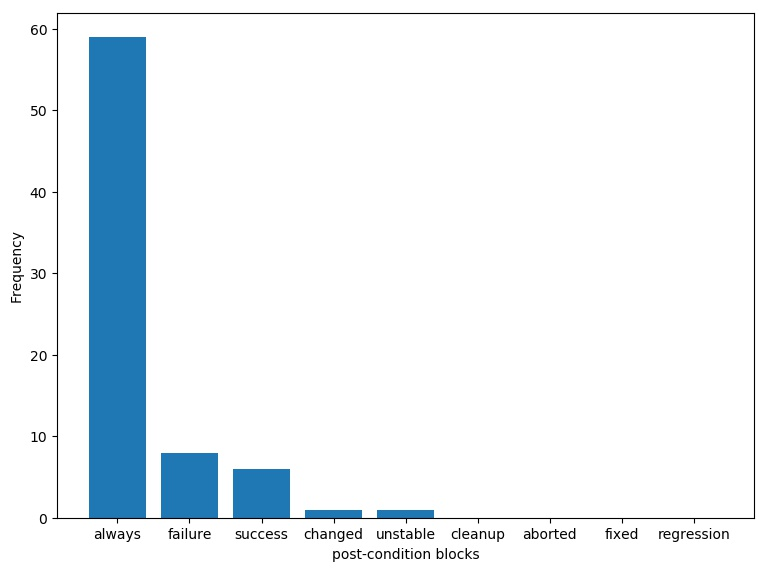

Write the Python code that produced this figure.
import numpy as np
import matplotlib.pyplot as plt
import json
import operator

#Graph 1
with open('intermediateOutput.json') as f:
    data = json.load(f)
	
sortedData = sorted(data.items(), key=operator.itemgetter(1))
sortedData.reverse()
	
keyList = ["always","changed","fixed","regression","aborted","failure","success","unstable","cleanup"]
missingKeys = list(set(keyList) - set(list(data.keys())))

myKeys = [t[0] for t in sortedData]#list(data.keys())
myKeys.extend(missingKeys)

counts = [t[1] for t in sortedData]#list(data.values())
counts.extend([0]*len(missingKeys))

fig = plt.figure(figsize=(9,max(counts)/9))
plt.bar(np.arange(9),counts)
plt.xticks(np.arange(9),myKeys)
plt.xlabel('post-condition blocks')
plt.ylabel('Frequency')

fig.savefig('post_section.jpg',bbox_inches="tight")

#Graph 2
with open('intermediateOutput_2.json') as f:
    data = json.load(f)

sortedData = sorted(data.items(), key=operator.itemgetter(1))
sortedData.reverse()
	
myKeys = [t[0] for t in sortedData]
counts = [t[1] for t in sortedData]
len = len(myKeys)

fig = plt.figure(clear=True,figsize=(len*1.5,max(counts)*1.5/len))
plt.bar(np.arange(len),counts)
plt.xticks(np.arange(len),myKeys)
plt.xlabel('post-condition command')
plt.ylabel('Frequency')
#plt.autoscale_view()

fig.savefig('post_section_cmds.jpg',bbox_inches="tight")